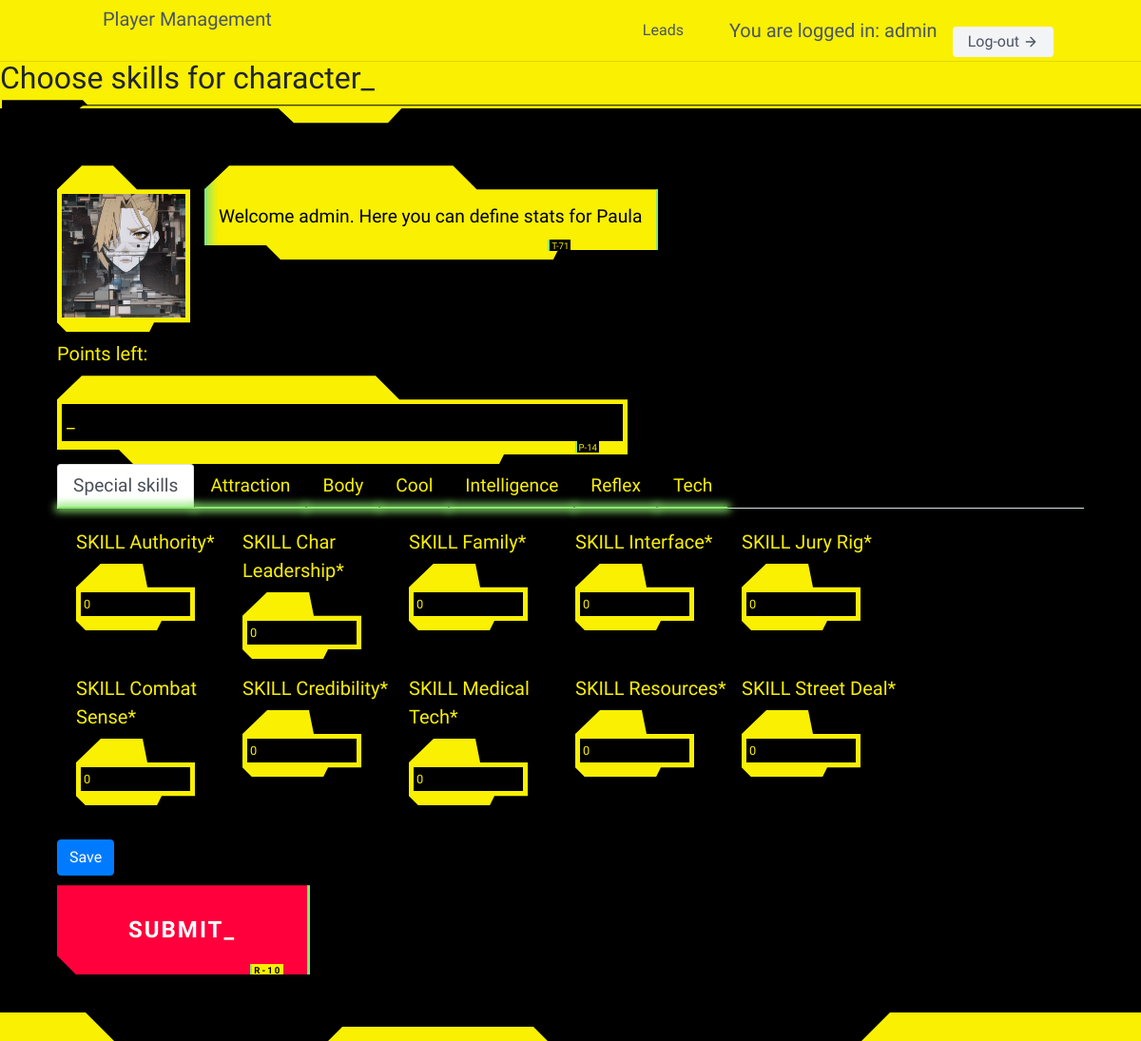
/cp2020/2/skills/ (signed in), run on an earlier commit of the app's database.
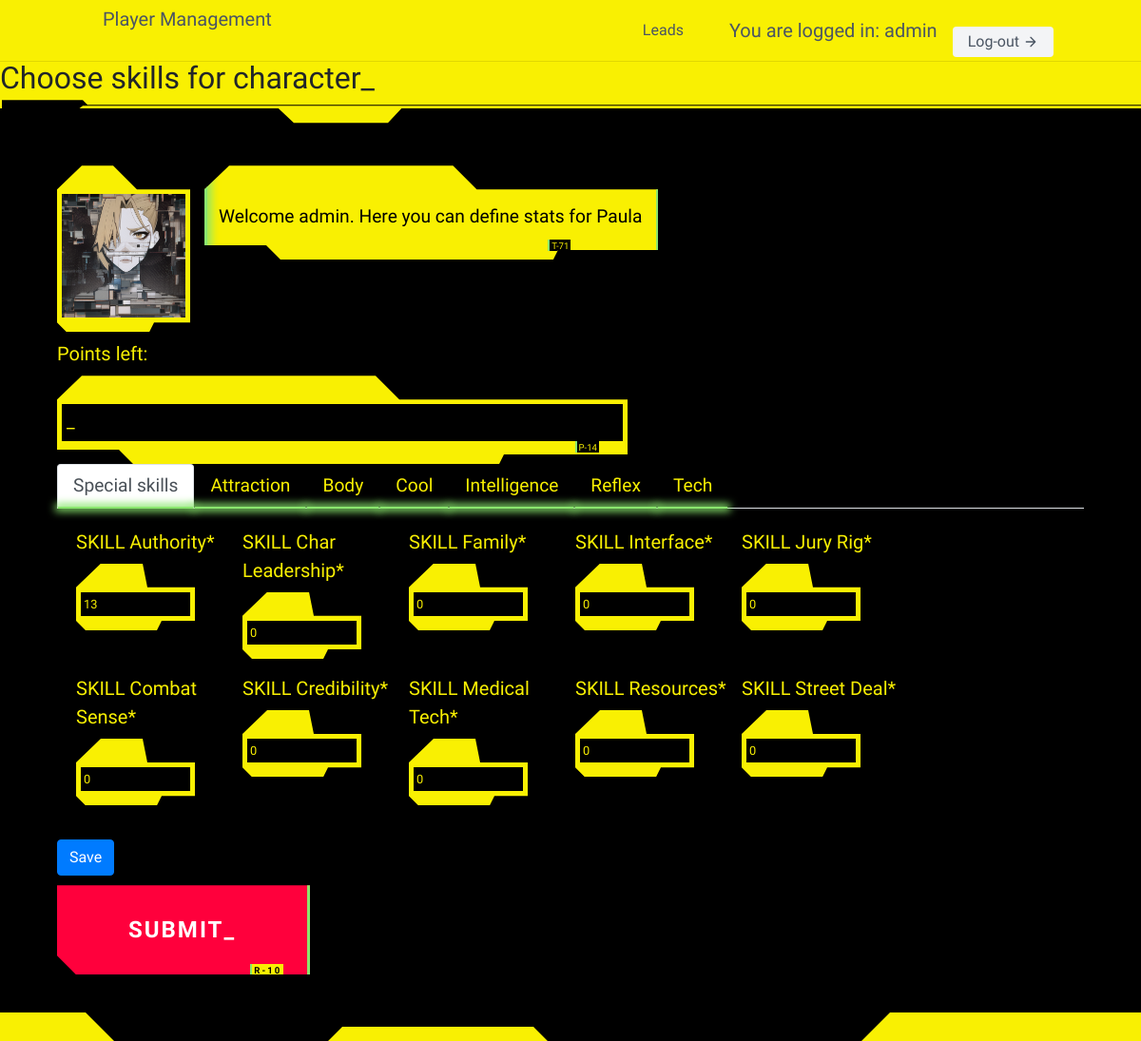
And on a later commit of the database.
### cp2020/models.py (models this page shows, shortened)
class CharacterDetail(models.Model):
    SL = 'SOLO'
    RC = 'ROCKER'
    NR = "NETRUNNER"
    MD = "MEDIA"
    ND = "NOMAD"
    FX = "FIXER"
    CP = "COP"
    CR = "CORP"
    TC = "TECHIE"
    MC = "MEDTECHIE"
    ROLES = [
        (SL, "Solo"),
        (RC, "Rocker"),
        (NR, "Netrunner"),
        (MD, "Media"),
        (ND, "Nomad"),
        (FX, "Fixer"),
        (CP, "Cop"),
        (CR, "Corp"),
        (TC, "Techie"),
        (MC, "Medtechie"),
    ]
    user = models.ForeignKey(User, on_delete=models.CASCADE, blank=True, null=True)
    name = models.CharField(max_length=15)
    role = models.TextField(choices=ROLES, default=SL)
    picture = models.ImageField(upload_to='pictures_storage/',
                                height_field=None,
                                width_field=None,
                                max_length=200,
                                blank=True, null=True)
    stat_INT = models.DecimalField(max_digits=2, decimal_places=0, default=2,
                                    validators=[MinValueValidator(2), MaxValueValidator(10)])
    stat_REF = models.DecimalField(max_digits=2, decimal_places=0, default=2,
                                    validators=[MinValueValidator(2), MaxValueValidator(10)])
    stat_TECH = models.DecimalField(max_digits=2, decimal_places=0, default=2,
                                    validators=[MinValueValidator(2), MaxValueValidator(10)])
    stat_COOL = models.DecimalField(max_digits=2, decimal_places=0, default=2,
                                    validators=[MinValueValidator(2), MaxValueValidator(10)])
    stat_ATTR = models.DecimalField(max_digits=2, decimal_places=0, default=2,
                                    validators=[MinValueValidator(2), MaxValueValidator(10)])
    stat_LUCK = models.DecimalField(max_digits=2, decimal_places=0, default=2,
                                    validators=[MinValueValidator(2), MaxValueValidator(10)])
    stat_MA = models.DecimalField(max_digits=2, decimal_places=0, default=2,
                                    validators=[MinValueValidator(2), MaxValueValidator(10)])
    stat_BODY = models.DecimalField(max_digits=2, decimal_places=0, default=2,
                                    validators=[MinValueValidator(2), MaxValueValidator(10)])
    stat_EMP = models.DecimalField(max_digits=2, decimal_places=0, default=2,
                                    validators=[MinValueValidator(2), MaxValueValidator(10)])
    MA_Run = models.DecimalField(max_digits=3, decimal_places=0,
                                 blank=True, null=True)
    MA_Leap = models.DecimalField(max_digits=3, decimal_places=0,
                                  blank=True, null=True)
    MA_Lift = models.DecimalField(max_digits=3, decimal_places=0,
                                  blank=True, null=True)
    EMP_Humanity = models.DecimalField(max_digits=3, decimal_places=0,
                                       blank=True, null=True)
    BODY_Save_Nr = models.DecimalField(max_digits=3, decimal_places=0,
                                       blank=True, null=True)
    BODY_BTM = models.DecimalField(max_digits=3, decimal_places=0,
                                       blank=True, null=True)
    SKILL_Authority = models.DecimalField(max_digits=2, decimal_places=0, default=0)
    SKILL_Char_Leadership = models.DecimalField(max_digits=2, decimal_places=0, default=0)
    SKILL_Combat_Sense = models.DecimalField(max_digits=2, decimal_places=0, default=0)
    SKILL_Credibility = models.DecimalField(max_digits=2, decimal_places=0, default=0)
    SKILL_Family = models.DecimalField(max_digits=2, decimal_places=0, default=0)
    SKILL_Interface = models.DecimalField(max_digits=2, decimal_places=0, default=0)
    SKILL_Jury_Rig = models.DecimalField(max_digits=2, decimal_places=0, default=0)
    SKILL_Medical_Tech = models.DecimalField(max_digits=2, decimal_places=0, default=0)
    SKILL_Resources = models.DecimalField(max_digits=2, decimal_places=0, default=0)
    SKILL_Street_Deal = models.DecimalField(max_digits=2, decimal_places=0, default=0)
    ATRR_Personal_Grooming = models.DecimalField(max_digits=2, decimal_places=0, default=0)
    ATRR_Wardrobe_Style = models.DecimalField(max_digits=2, decimal_places=0, default=0)
    BODY_Endurance = models.DecimalField(max_digits=2, decimal_places=0, default=0)
    BODY_Strength_Feat = models.DecimalField(max_digits=2, decimal_places=0, default=0)
    BODY_Swimming = models.DecimalField(max_digits=2, decimal_places=0, default=0)
    COOL_Interrogation = models.DecimalField(max_digits=2, decimal_places=0, default=0)
    COOL_Intimidate = models.DecimalField(max_digits=2, decimal_places=0, default=0)
    COOL_Oratory = models.DecimalField(max_digits=2, decimal_places=0, default=0)
    COOL_Resist_Torture = models.DecimalField(max_digits=2, decimal_places=0, default=0)
    COOL_Streetwise = models.DecimalField(max_digits=2, decimal_places=0, default=0)
    EMPATHY_Human_Perception = models.DecimalField(max_digits=2, decimal_places=0, default=0)
    EMPATHY_Interview = models.DecimalField(max_digits=2, decimal_places=0, default=0)
    EMPATHY_Leadership = models.DecimalField(max_digits=2, decimal_places=0, default=0)
    EMPATHY_Seduction = models.DecimalField(max_digits=2, decimal_places=0, default=0)
    EMPATHY_Social = models.DecimalField(max_digits=2, decimal_places=0, default=0)
    EMPATHY_Persuasion = models.DecimalField(max_digits=2, decimal_places=0, default=0)
    EMPATHY_Perform = models.DecimalField(max_digits=2, decimal_places=0, default=0)
    INT_Accounting = models.DecimalField(max_digits=2, decimal_places=0, default=0)
    INT_Anthropology = models.DecimalField(max_digits=2, decimal_places=0, default=0)
    INT_Awareness = models.DecimalField(max_digits=2, decimal_places=0, default=0)
    INT_Biology = models.DecimalField(max_digits=2, decimal_places=0, default=0)
    INT_Botany = models.DecimalField(max_digits=2, decimal_places=0, default=0)
    INT_Chemistry = models.DecimalField(max_digits=2, decimal_places=0, default=0)
    INT_Composition = models.DecimalField(max_digits=2, decimal_places=0, default=0)
    INT_Diagnose_Illness = models.DecimalField(max_digits=2, decimal_places=0, default=0)
    INT_Education = models.DecimalField(max_digits=2, decimal_places=0, default=0)
    INT_Expert = models.DecimalField(max_digits=2, decimal_places=0, default=0)
    INT_Gamble = models.DecimalField(max_digits=2, decimal_places=0, default=0)
    INT_Geology = models.DecimalField(max_digits=2, decimal_places=0, default=0)
    INT_Hide = models.DecimalField(max_digits=2, decimal_places=0, default=0)
    INT_History = models.DecimalField(max_digits=2, decimal_places=0, default=0)
    INT_Language_1 = models.DecimalField(max_digits=2, decimal_places=0, default=0)
    INT_Language_1_Type = models.CharField(max_length=15, default="")
    INT_Language_2 = models.DecimalField(max_digits=2, decimal_places=0, default=0)
    INT_Language_2_Type = models.CharField(max_length=15, default="")
    INT_Language_3 = models.DecimalField(max_digits=2, decimal_places=0, default=0)
    INT_Language_3_Type = models.CharField(max_length=15, default="")
    INT_Library_Search = models.DecimalField(max_digits=2, decimal_places=0, default=0)
    INT_Mathematics = models.DecimalField(max_digits=2, decimal_places=0, default=0)
    INT_Physics = models.DecimalField(max_digits=2, decimal_places=0, default=0)
    INT_Programming = models.DecimalField(max_digits=2, decimal_places=0, default=0)
    INT_Track = models.DecimalField(max_digits=2, decimal_places=0, default=0)
    INT_Stock_Market = models.DecimalField(max_digits=2, decimal_places=0, default=0)
    INT_System_Knowledge = models.DecimalField(max_digits=2, decimal_places=0, default=0)
    INT_Teaching = models.DecimalField(max_digits=2, decimal_places=0, default=0)
    INT_Wilderness_Survival = models.DecimalField(max_digits=2, decimal_places=0, default=0)
    INT_Zoology = models.DecimalField(max_digits=2, decimal_places=0, default=0)
    REF_Archery = models.DecimalField(max_digits=2, decimal_places=0, default=0)
    REF_Athletics = models.DecimalField(max_digits=2, decimal_places=0, default=0)
    REF_Brawling = models.DecimalField(max_digits=2, decimal_places=0, default=0)
    REF_Dance = models.DecimalField(max_digits=2, decimal_places=0, default=0)
    REF_Dodge_Escape = models.DecimalField(max_digits=2, decimal_places=0, default=0)
    REF_Driving = models.DecimalField(max_digits=2, decimal_places=0, default=0)
    REF_Fencing = models.DecimalField(max_digits=2, decimal_places=0, default=0)
    REF_Handgun = models.DecimalField(max_digits=2, decimal_places=0, default=0)
    REF_Heavy_Weapons = models.DecimalField(max_digits=2, decimal_places=0, default=0)
    REF_Martial_Art_1 = models.DecimalField(max_digits=2, decimal_places=0, default=0)
    REF_Martial_Art_1_Type = models.CharField(max_length=15, default="")
    REF_Martial_Art_2 = models.DecimalField(max_digits=2, decimal_places=0, default=0)
    REF_Martial_Art_2_Type = models.CharField(max_length=15, default="")
    REF_Martial_Art_3 = models.DecimalField(max_digits=2, decimal_places=0, default=0)
    REF_Martial_Art_3_Type = models.CharField(max_length=15, default="")
    REF_Melee = models.DecimalField(max_digits=2, decimal_places=0, default=0)
    REF_Motorcycle = models.DecimalField(max_digits=2, decimal_places=0, default=0)
    REF_Operate_Hvy_Machinery = models.DecimalField(max_digits=2, decimal_places=0, default=0)
    REF_Pilot_Gyro = models.DecimalField(max_digits=2, decimal_places=0, default=0)
    REF_Pilot_Fixed_Wing = models.DecimalField(max_digits=2, decimal_places=0, default=0)
    REF_Pilot_Dirigible = models.DecimalField(max_digits=2, decimal_places=0, default=0)
    REF_Pilot_Vect_Thrust = models.DecimalField(max_digits=2, decimal_places=0, default=0)
    REF_Rifle = models.DecimalField(max_digits=2, decimal_places=0, default=0)
    REF_Stealth = models.DecimalField(max_digits=2, decimal_places=0, default=0)
    REF_Submachinegun = models.DecimalField(max_digits=2, decimal_places=0, default=0)
    TECH_Aero_Tech = models.DecimalField(max_digits=2, decimal_places=0, default=0)
    TECH_AV_Tech = models.DecimalField(max_digits=2, decimal_places=0, default=0)
    TECH_Basic_Tech = models.DecimalField(max_digits=2, decimal_places=0, default=0)
    TECH_Cryotank_Operation = models.DecimalField(max_digits=2, decimal_places=0, default=0)
    TECH_Cyberdeck_Design = models.DecimalField(max_digits=2, decimal_places=0, default=0)
    TECH_Cyber_Tech = models.DecimalField(max_digits=2, decimal_places=0, default=0)
    TECH_Demolitions = models.DecimalField(max_digits=2, decimal_places=0, default=0)
    TECH_Disguise = models.DecimalField(max_digits=2, decimal_places=0, default=0)
    TECH_Electronics = models.DecimalField(max_digits=2, decimal_places=0, default=0)
    TECH_Elect_Security = models.DecimalField(max_digits=2, decimal_places=0, default=0)
    TECH_First_Aid = models.DecimalField(max_digits=2, decimal_places=0, default=0)
    TECH_Forgery = models.DecimalField(max_digits=2, decimal_places=0, default=0)
    TECH_Gyro_Tech = models.DecimalField(max_digits=2, decimal_places=0, default=0)
    TECH_Paint_or_Draw = models.DecimalField(max_digits=2, decimal_places=0, default=0)
    TECH_Photo_Film = models.DecimalField(max_digits=2, decimal_places=0, default=0)
    TECH_Pharmacuticals = models.DecimalField(max_digits=2, decimal_places=0, default=0)
    TECH_Pick_Lock = models.DecimalField(max_digits=2, decimal_places=0, default=0)
    TECH_Play_Instrument = models.DecimalField(max_digits=2, decimal_places=0, default=0)
    TECH_Weaponsmith = models.DecimalField(max_digits=2, decimal_places=0, default=0)

### cp2020/views.py (the view, shortened to what this page needs)
# urls.py: path('<int:pk>/skills/', CharacterSkillsView.as_view(), name="Skills"),
class CharacterSkillsView(LoginRequiredMixin, UpdateView):
    template_name = "CharacterSkills.html"
    queryset = CharacterDetail.objects.all()
    form_class = CharacterSkillForm

### cp2020/templates/CharacterSkills.html (shortened to what this page needs)
{% extends "baseCP.html" %}
{% load crispy_forms_tags %}
{% block content %}
{% load static %}
    <hr>
    <h1 class="cyberpunk">Choose skills for character</h1>
    <section class="cyberpunk black">
      <div style="display:inline-block;">
          <img src="{% static 'AI_Picture.png' %}"  alt="" height="150" width="150" />
      </div>
      <div style="display:inline-block;vertical-align:top;">
        <p id="info-text" class="cyberpunk inverse scannedv">
            Welcome {{ request.user.username }}. Here you can define stats for {{ characterdetail.name }}
        </p>
      </div>
      <div >
        <label for="number">Points left:</label>
        <p id="number" style="max-width: 600px"></p>
         <form id='p-form' method="post" enctype="multipart/form-data">
         {% crispy form %}
         <button type="submit" class="cyberpunk red">SUBMIT_</button>
         </form>
        </div>
    </section>
{% endblock content %}

What changed in the data, as far as the page shows it:
changed CharacterDetail "Paula": SKILL_Authority "0" → "13"
